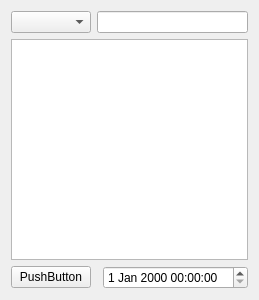
<?xml version="1.0" encoding="UTF-8"?>
<ui version="4.0">
 <class>WSchedule</class>
 <widget class="QWidget" name="WSchedule">
  <property name="geometry">
   <rect>
    <x>0</x>
    <y>0</y>
    <width>254</width>
    <height>300</height>
   </rect>
  </property>
  <property name="windowTitle">
   <string>Form</string>
  </property>
  <layout class="QGridLayout" name="gridLayout">
   <item row="0" column="0">
    <widget class="QComboBox" name="comboBox"/>
   </item>
   <item row="1" column="0" colspan="3">
    <widget class="QListView" name="listView"/>
   </item>
   <item row="0" column="1" colspan="2">
    <widget class="QLineEdit" name="searchLineEdit"/>
   </item>
   <item row="2" column="2">
    <widget class="QDateTimeEdit" name="dateTimeEdit"/>
   </item>
   <item row="2" column="0">
    <widget class="QPushButton" name="sortButton">
     <property name="text">
      <string>PushButton</string>
     </property>
    </widget>
   </item>
  </layout>
 </widget>
 <resources/>
 <connections/>
</ui>
